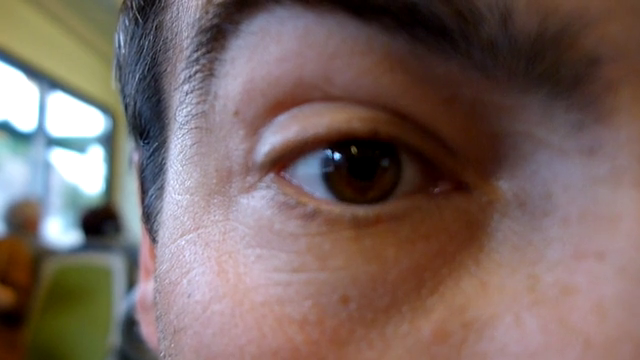
#> input picture frame 15 of eye_motion.mp4, 640 x 360 px
$ python eyeTrack.py
#> lines starting #> are read from the running program, lines starting #| are printed output that depends on the picture; after the words box and inside, x2 and y2 are one past the last pixel; in counts of white or black regions, pixels touching at a corner belong together
import cv2
import numpy as np

cap=cv2.VideoCapture("C:\\Users\\Efe\\Desktop\\Okul\\Genel Programlama Dersleri\\Python_Library\\OpenCv\\images\\eye_motion.mp4")


while 1:
    ret,frame=cap.read()
#> frame is the input picture: shape (360, 640, 3); mean B, G, R 97.9, 102.8, 121.2

    if ret==0:
        break

    roi=frame[80:210,230:450]
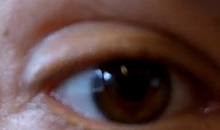
#> roi: shape (130, 220, 3); mean B, G, R 64.2, 67.3, 92.3
    row,col,channel=roi.shape
#> row = 130; col = 220; channel = 3

    gray=cv2.cvtColor(roi,cv2.COLOR_BGR2GRAY)
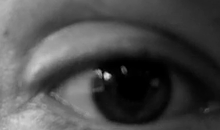
#> gray: shape (130, 220); min 0, max 221, mean 74.4

    _,thresh=cv2.threshold(gray,3,255,cv2.THRESH_BINARY_INV)
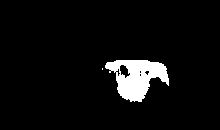
#> thresh: shape (130, 220); 5.4% white; 2 white regions (1 under 20 px)

    contours,_=cv2.findContours(thresh,cv2.RETR_TREE,cv2.CHAIN_APPROX_SIMPLE)
#> contours = 7 contours, 5 with area under 20; largest, box (x1, y1, x2, y2) and area: (105, 60, 169, 102) 1550, (119, 64, 131, 79) 92

    contours=sorted(contours,key=lambda x:cv2.contourArea(x),reverse=True)

    for cnt in contours:
        x,y,w,h=cv2.boundingRect(cnt)
        cv2.rectangle(roi,(x,y),(x+w,y+h),(0,255,0),2)

        cv2.line(roi,(int(x+w/2),0),(int(x+w/2),row),(255,255,222),2)
        cv2.line(roi,(0,int(y+h/2)),(col,int(y+h/2)),(255,222,222),2)
        break
#> this loop made 1 pass
#> (x, y, w, h) on pass 1: (105, 60, 64, 42)
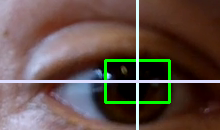
#> roi: shape (130, 220, 3); 5.72% of pixels changed, all inside (x1, y1, x2, y2) = (0, 0, 220, 130)

    cv2.imshow("Pencere",roi)
    cv2.imshow("thre",thresh)


    if cv2.waitKey(80) & 0xFF==ord('q'):
#> (key q is pressed here)
        break


cap.release()
cv2.destroyAllWindows()

$ run again, starting later in the video
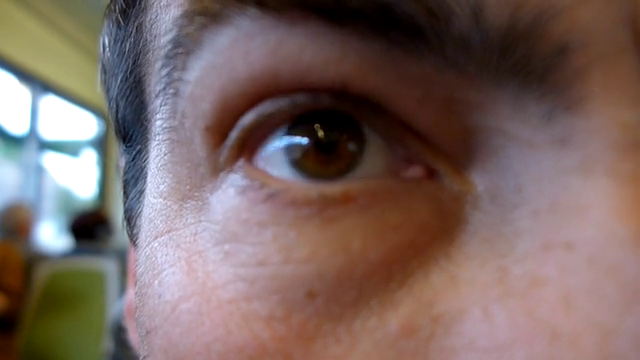
#> input picture frame 124 of eye_motion.mp4, 640 x 360 px
#> frame is the input picture: shape (360, 640, 3); mean B, G, R 97.7, 102, 121.5
#> `_,thresh=cv2.threshold(gray,3,255,cv2.THRESH_BINARY_INV)`:
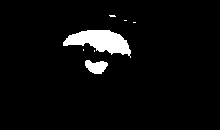
#> thresh: shape (130, 220); 4.5% white; 7 white regions (5 under 20 px)
#> contours = 7 contours, 5 with area under 20; largest, box (x1, y1, x2, y2) and area: (63, 30, 131, 58) 969, (85, 60, 108, 74) 196
#> the loop `for cnt in contours:` made 1 pass
#> (x, y, w, h) on pass 1: (63, 30, 68, 28)
#> after the loop `for cnt in contours:`:
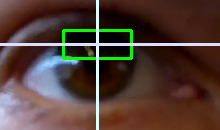
#> roi: shape (130, 220, 3); mean B, G, R 51.9, 60.2, 79.9
